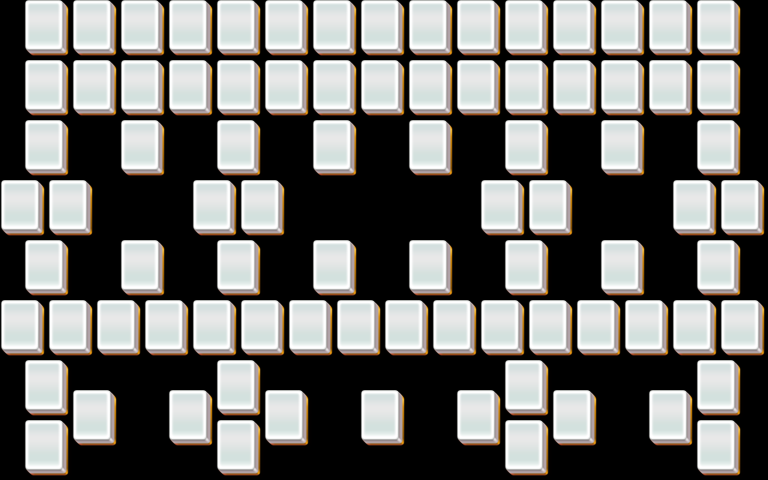

Rendered tile map (Tiled .tmx) drawn with the repository's tilesets; below, a short description and the map source with its tile grids summarised:
An orthogonal 32x16 tile map with 24x30 px tiles, 2 tile layers (layer1, layer2).

<map version="1.0" orientation="orthogonal" width="32" height="16" tilewidth="24" tileheight="30">
 <properties>
  <property name="species" value="20" />
 </properties>
 <tileset firstgid="1" name="mahjong" tilewidth="48" tileheight="60">
  <image source="mahjong.png" />
 </tileset>
 <layer name="layer1" width="32" height="16">
  <data>[512 cells, 85 non-empty, 1 distinct tile ids]</data>
 </layer>
 <layer name="layer2" width="32" height="16">
  <data>[512 cells, 85 non-empty, 1 distinct tile ids]</data>
 </layer>
</map>
